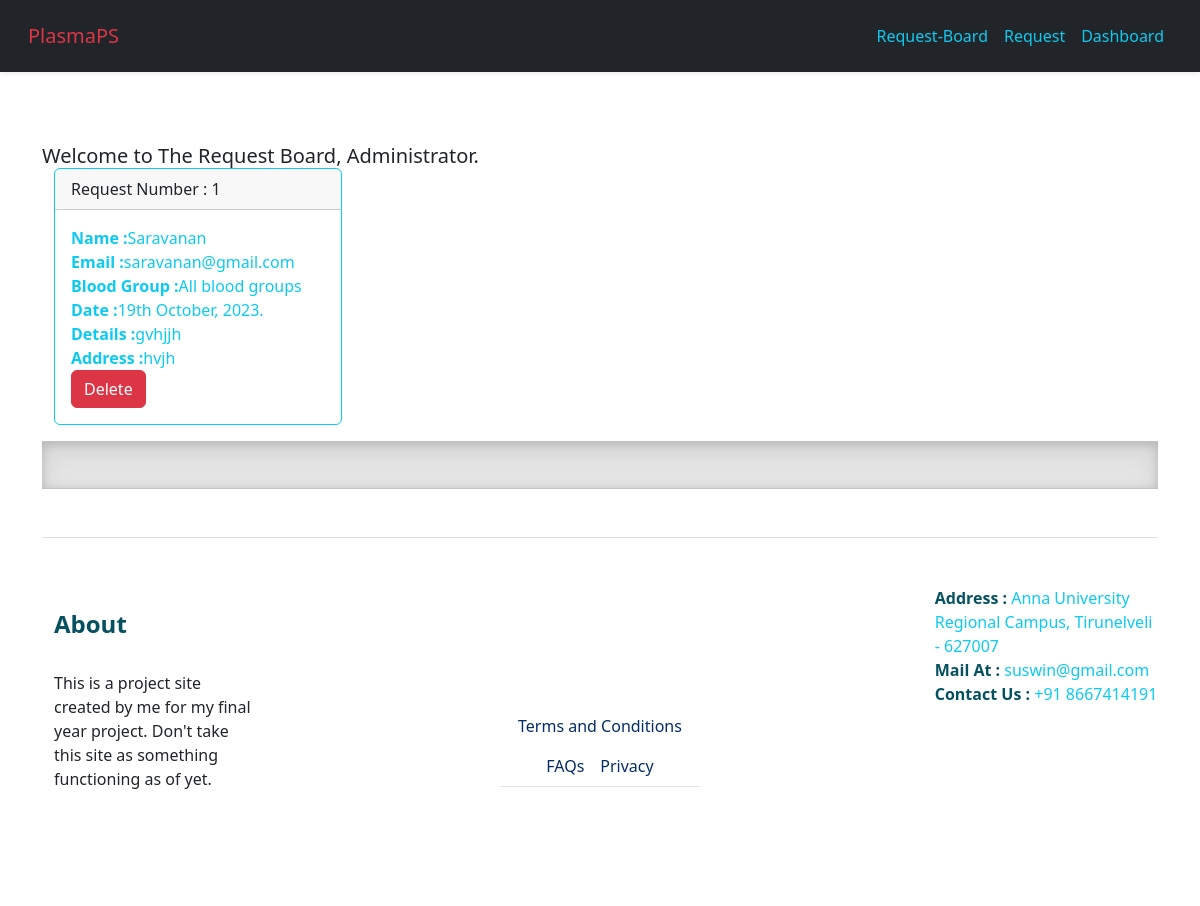
/board (signed in), run on the app's committed database.
### website/models.py (models this page shows, shortened)
class Plasma(db.Model, UserMixin):
    id = db.Column(db.Integer, primary_key=True)
    name = db.Column(db.Text, nullable=False)
    email = db.Column(db.String(150), nullable=False)
    reg_no = db.Column(db.Integer, nullable=False)
    blood_group = db.Column(db.Text, nullable=False)
    date_details = db.Column(db.String, nullable=False)
    address = db.Column(db.TEXT(200), nullable=False)
    details = db.Column(db.TEXT(4000), nullable=False)

### website/views.py (the view)
@views.route('/board', methods=['GET'])
@login_required
def Board():
    plasma = Plasma.query.all()
    return render_template("board.html", plasma=plasma, user=current_user)

### website/__init__.py (called while the page is built)
def create_app():
    app = Flask(__name__)
    app.config['SQLALCHEMY_DATABASE_URI'] = f'sqlite:///{DB_NAME}'
    app.config['SECRET_KEY'] = 'SP410 SP410'
    db.init_app(app)
    login_manager = LoginManager()
    login_manager.login_view = 'auth.login'
    login_manager.login_view = 'auth.doc_login'
    login_manager.init_app(app)
    @login_manager.user_loader
    def load_user(id):
        return User.query.get(int(id))
    from .views import views
    from .auth import auth
    app.register_blueprint(views, url_prefix='/')
    app.register_blueprint(auth, url_prefix='/')
    from .models import User
    with app.app_context():
       db.create_all()
    return app

### website/templates/board.html (shortened to what this page needs)
{% extends "base.html" %} {% block title %}Request Plasma{% endblock %}
{% block content %}
<br><br>
{% if current_user.id == 1 %}
    <h5 class="card-title">Welcome to The Request Board, Administrator. </h5>
{% else %}
    <h5 class="card-title">Welcome to The Request Board, {{current_user.name}}</h5>
{% endif %}
{% for entry in plasma %}
<div class="container">
<div class="card border-info mb-3" style="max-width: 18rem;">
  <div class="card-header">Request Number : {{entry.id}}</div>
    <div class="card-body text-info" >
      <p class="card-text">
        <strong>Name :</strong>{{entry.name}}<br/>
        <strong>Email :</strong>{{entry.email}}<br/>
        <strong>Blood Group :</strong>{{entry.blood_group}}<br/>
        <strong>Date :</strong>{{entry.date_details}}<br/>
        <strong>Details :</strong>{{entry.details}}<br/>
        <strong>Address :</strong>{{entry.address}}<br/>
        {% if current_user.id == 1 %}
           <a href="{{url_for('views.delete', id = entry.id)}}" class="btn btn-danger btn-small">Delete</a>
        {% endif %}
      </p>
    </div>
  </div>
</div>
{% endfor %}
{% endblock %}

### website/static/style.css (style rules this page uses)
body { padding-top: 3rem; padding-bottom: 3rem; color: rgb(var(--bs-tertiary-color-rgb)); }

### data on the page
Plasma: id "1", name "Saravanan", email "saravanan@gmail.com", blood_group "All blood groups", date_details "19th October, 2023.", details "gvhjjh", address "hvjh"
